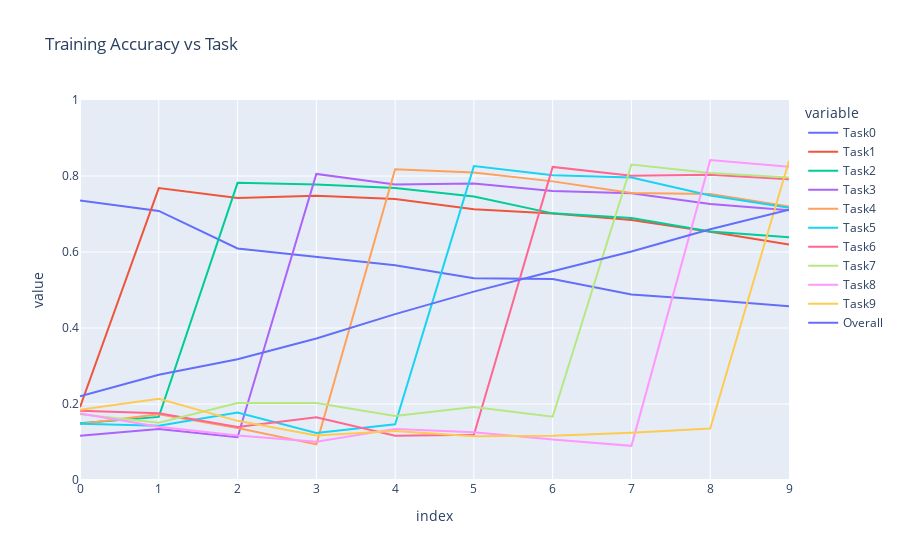

Write notebook code for a chart like this one.
### Markdown cell above
## Traning accuracies

### Code cell
train_df = pd.DataFrame(training_accuracies)
train_df.index = range(10)

fig = px.line(train_df, x=train_df.index, y=train_df.columns, range_y=[0, 1], title="Training Accuracy vs Task")
fig.show()

### Figure 1 — Plotly figure (JSON) as saved in the notebook; plotly's stock layout.template omitted (floating-point values rounded to 4 significant figures)
{"data": [{"hovertemplate": "variable=Task0<br>index=%{x}<br>value=%{y}<extra></extra>", "legendgroup": "Task0", "line": {"color": "#636efa", "dash": "solid"}, "marker": {"symbol": "circle"}, "mode": "lines", "name": "Task0", "orientation": "v", "showlegend": true, "type": "scatter", "x": [0, 1, 2, 3, 4, 5, 6, 7, 8, 9], "xaxis": "x", "y": [0.7354, 0.708, 0.6095, 0.5869, 0.5653, 0.5308, 0.5291, 0.4882, 0.4738, 0.4574], "yaxis": "y"}, {"hovertemplate": "variable=Task1<br>index=%{x}<br>value=%{y}<extra></extra>", "legendgroup": "Task1", "line": {"color": "#EF553B", "dash": "solid"}, "marker": {"symbol": "circle"}, "mode": "lines", "name": "Task1", "orientation": "v", "showlegend": true, "type": "scatter", "x": [0, 1, 2, 3, 4, 5, 6, 7, 8, 9], "xaxis": "x", "y": [0.1914, 0.7682, 0.7423, 0.7483, 0.7398, 0.7126, 0.7016, 0.6841, 0.6531, 0.6195], "yaxis": "y"}, {"hovertemplate": "variable=Task2<br>index=%{x}<br>value=%{y}<extra></extra>", "legendgroup": "Task2", "line": {"color": "#00cc96", "dash": "solid"}, "marker": {"symbol": "circle"}, "mode": "lines", "name": "Task2", "orientation": "v", "showlegend": true, "type": "scatter", "x": [0, 1, 2, 3, 4, 5, 6, 7, 8, 9], "xaxis": "x", "y": [0.1492, 0.166, 0.782, 0.7779, 0.7684, 0.7461, 0.7017, 0.6897, 0.6537, 0.6389], "yaxis": "y"}, {"hovertemplate": "variable=Task3<br>index=%{x}<br>value=%{y}<extra></extra>", "legendgroup": "Task3", "line": {"color": "#ab63fa", "dash": "solid"}, "marker": {"symbol": "circle"}, "mode": "lines", "name": "Task3", "orientation": "v", "showlegend": true, "type": "scatter", "x": [0, 1, 2, 3, 4, 5, 6, 7, 8, 9], "xaxis": "x", "y": [0.1167, 0.1342, 0.1124, 0.8053, 0.7778, 0.78, 0.7603, 0.7546, 0.7264, 0.7101], "yaxis": "y"}, {"hovertemplate": "variable=Task4<br>index=%{x}<br>value=%{y}<extra></extra>", "legendgroup": "Task4", "line": {"color": "#FFA15A", "dash": "solid"}, "marker": {"symbol": "circle"}, "mode": "lines", "name": "Task4", "orientation": "v", "showlegend": true, "type": "scatter", "x": [0, 1, 2, 3, 4, 5, 6, 7, 8, 9], "xaxis": "x", "y": [0.147, 0.1728, 0.1368, 0.09372, 0.8177, 0.8093, 0.7858, 0.7552, 0.7524, 0.72], "yaxis": "y"}, {"hovertemplate": "variable=Task5<br>index=%{x}<br>value=%{y}<extra></extra>", "legendgroup": "Task5", "line": {"color": "#19d3f3", "dash": "solid"}, "marker": {"symbol": "circle"}, "mode": "lines", "name": "Task5", "orientation": "v", "showlegend": true, "type": "scatter", "x": [0, 1, 2, 3, 4, 5, 6, 7, 8, 9], "xaxis": "x", "y": [0.1478, 0.1428, 0.1778, 0.1239, 0.1465, 0.826, 0.8022, 0.796, 0.7488, 0.7162], "yaxis": "y"}, {"hovertemplate": "variable=Task6<br>index=%{x}<br>value=%{y}<extra></extra>", "legendgroup": "Task6", "line": {"color": "#FF6692", "dash": "solid"}, "marker": {"symbol": "circle"}, "mode": "lines", "name": "Task6", "orientation": "v", "showlegend": true, "type": "scatter", "x": [0, 1, 2, 3, 4, 5, 6, 7, 8, 9], "xaxis": "x", "y": [0.1821, 0.1755, 0.1397, 0.165, 0.1162, 0.1192, 0.8238, 0.8008, 0.8034, 0.7916], "yaxis": "y"}, {"hovertemplate": "variable=Task7<br>index=%{x}<br>value=%{y}<extra></extra>", "legendgroup": "Task7", "line": {"color": "#B6E880", "dash": "solid"}, "marker": {"symbol": "circle"}, "mode": "lines", "name": "Task7", "orientation": "v", "showlegend": true, "type": "scatter", "x": [0, 1, 2, 3, 4, 5, 6, 7, 8, 9], "xaxis": "x", "y": [0.1729, 0.151, 0.2028, 0.2029, 0.1688, 0.192, 0.1666, 0.8302, 0.8079, 0.7957], "yaxis": "y"}, {"hovertemplate": "variable=Task8<br>index=%{x}<br>value=%{y}<extra></extra>", "legendgroup": "Task8", "line": {"color": "#FF97FF", "dash": "solid"}, "marker": {"symbol": "circle"}, "mode": "lines", "name": "Task8", "orientation": "v", "showlegend": true, "type": "scatter", "x": [0, 1, 2, 3, 4, 5, 6, 7, 8, 9], "xaxis": "x", "y": [0.1753, 0.1398, 0.1169, 0.1008, 0.1345, 0.1256, 0.1064, 0.08983, 0.8418, 0.8242], "yaxis": "y"}, {"hovertemplate": "variable=Task9<br>index=%{x}<br>value=%{y}<extra></extra>", "legendgroup": "Task9", "line": {"color": "#FECB52", "dash": "solid"}, "marker": {"symbol": "circle"}, "mode": "lines", "name": "Task9", "orientation": "v", "showlegend": true, "type": "scatter", "x": [0, 1, 2, 3, 4, 5, 6, 7, 8, 9], "xaxis": "x", "y": [0.1847, 0.2135, 0.1557, 0.1169, 0.1292, 0.1154, 0.1163, 0.124, 0.1353, 0.8403], "yaxis": "y"}, {"hovertemplate": "variable=Overall<br>index=%{x}<br>value=%{y}<extra></extra>", "legendgroup": "Overall", "line": {"color": "#636efa", "dash": "solid"}, "marker": {"symbol": "circle"}, "mode": "lines", "name": "Overall", "orientation": "v", "showlegend": true, "type": "scatter", "x": [0, 1, 2, 3, 4, 5, 6, 7, 8, 9], "xaxis": "x", "y": [0.2203, 0.2772, 0.3176, 0.3722, 0.4364, 0.4957, 0.5494, 0.6013, 0.6597, 0.7114], "yaxis": "y"}], "layout": {"legend": {"title": {"text": "variable"}, "tracegroupgap": 0}, "title": {"text": "Training Accuracy vs Task"}, "xaxis": {"anchor": "y", "domain": [0, 1], "title": {"text": "index"}}, "yaxis": {"anchor": "x", "domain": [0, 1], "range": [0, 1], "title": {"text": "value"}}}}
